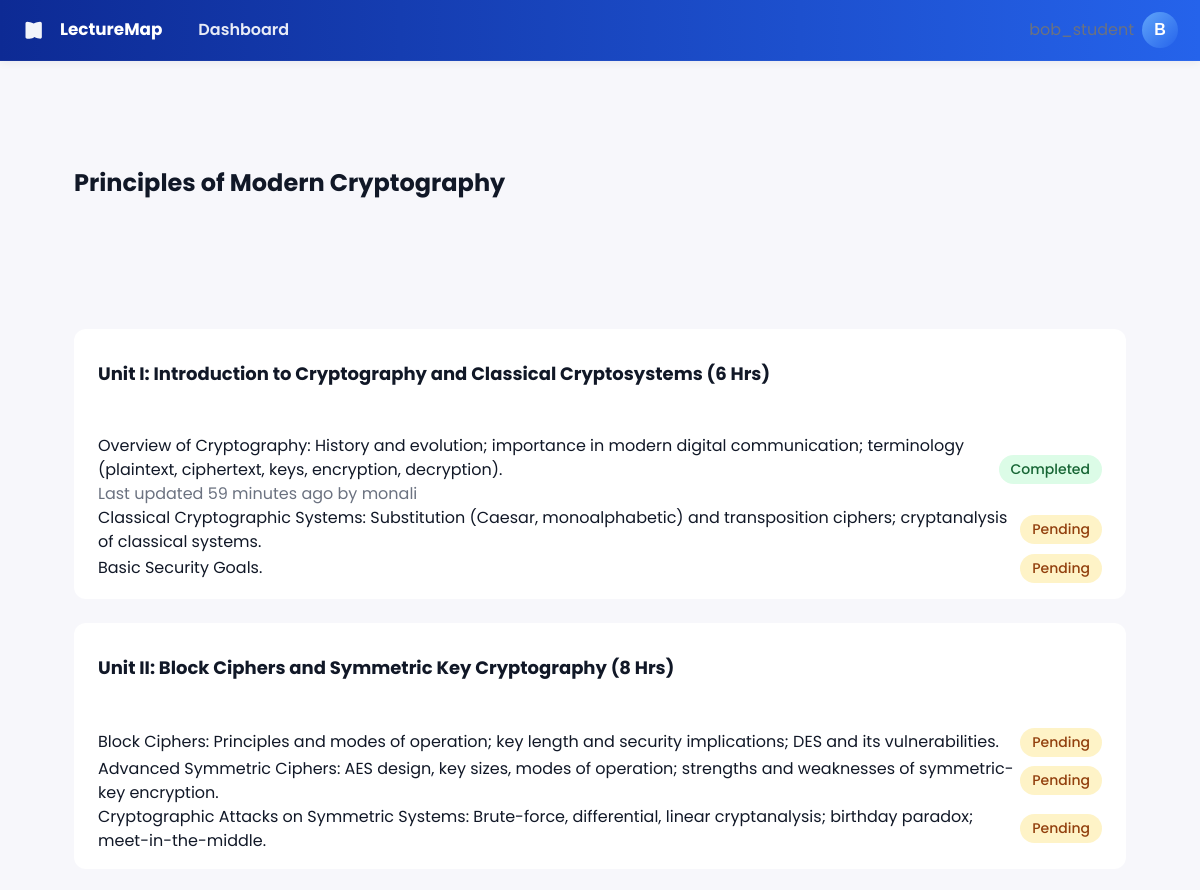
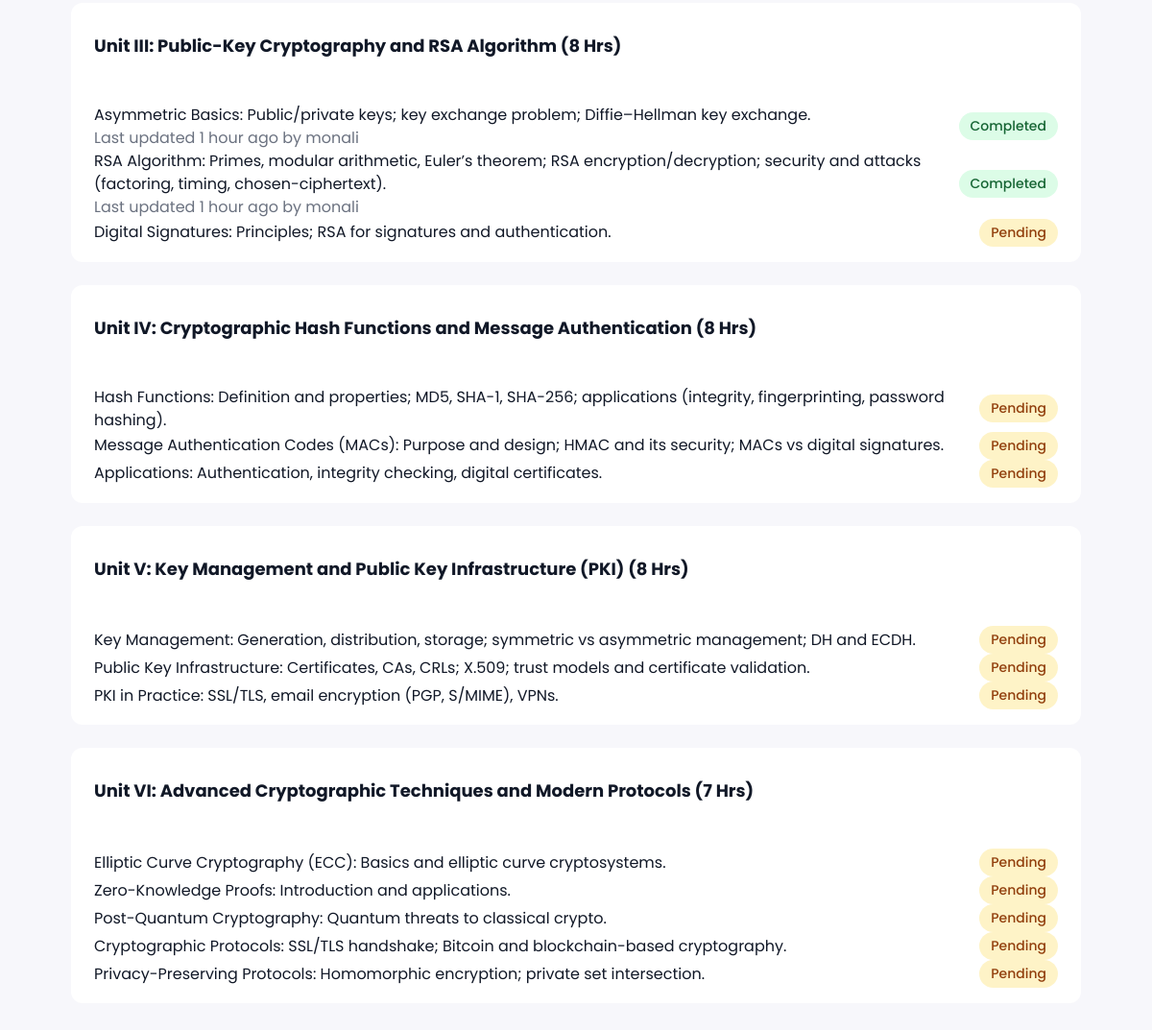
/subject/3/ (signed in), run on the app's committed database (2 pictures, top to bottom).
### myapp/models.py (models this page shows, shortened)
class Subject(models.Model):
    name = models.CharField(max_length=200, unique=True)
    class_name = models.CharField(max_length=120, default="CSE-SEM-1")
    planned_lectures = models.PositiveIntegerField(default=24)
    start_date = models.DateField(default=timezone.now)
    end_date = models.DateField(null=True, blank=True)
    teacher = models.ForeignKey(User, on_delete=models.CASCADE, related_name='taught_subjects', null=True)

class Chapter(models.Model):
    subject = models.ForeignKey(Subject, on_delete=models.CASCADE, related_name='chapters')
    title = models.CharField(max_length=200)
    order = models.PositiveIntegerField(default=0)
    class Meta:
        ordering = ('order', 'id')

class Topic(models.Model):
    chapter = models.ForeignKey(Chapter, on_delete=models.CASCADE, related_name='topics')
    title = models.CharField(max_length=250)
    order = models.PositiveIntegerField(default=0)
    class Meta:
        ordering = ('order', 'id')
        unique_together = ('chapter','title')

class TopicStatus(models.Model):
    topic = models.OneToOneField(Topic, on_delete=models.CASCADE, related_name='status')
    completed = models.BooleanField(default=False)
    updated_by = models.ForeignKey(User, null=True, blank=True, on_delete=models.SET_NULL)
    updated_at = models.DateTimeField(auto_now=True)

### myapp/views.py (the view)
# urls.py: path('subject/<int:pk>/', views.subject_detail, name='subject_detail'),
@login_required
def subject_detail(request, pk):
    subject = get_object_or_404(Subject, pk=pk)
    if _is_teacher(request.user) and subject.teacher != request.user:
        messages.error(request, "You don't have permission to view this subject.")
        return redirect('teacher_dashboard')
    chapters = (Chapter.objects.filter(subject=subject)
                .prefetch_related('topics__status'))
    sessions = subject.sessions.all()[:10]
    return render(request, 'myapp/subject_detail.html', {
        'subject': subject, 'chapters': chapters, 'sessions': sessions, 'is_teacher': _is_teacher(request.user)
    })

### myapp/templatetags/myapp_extras.py (called while the page is built)
@register.filter
def is_teacher(user):
    return _is_teacher(user)

@register.filter
def is_student(user):
    return _is_student(user)

### myapp/views.py (called while the page is built)
def _is_teacher(user):
    return user.is_staff or user.groups.filter(name__iexact='Teacher').exists()

def _is_student(user):
    return user.groups.filter(name__iexact='Student').exists()

### templates/myapp/subject_detail.html (shortened to what this page needs)
{% extends "base.html" %}
{% load static %}
{% load myapp_extras %}
{% block content %}
<div class="subject-header">
  <div class="container">
    <div class="flex items-center justify-between">
      <div>
        <h1 class="text-2xl font-bold mb-2">{{ subject.name }}</h1>
      </div>
    </div>
  </div>
</div>
<div class="container">
  <div id="chapters" class="space-y-6">
    {% for chapter in chapters %}
    <div class="chapter-card">
      <div class="chapter-header">
        <div class="flex items-center justify-between">
          <h2 class="text-lg font-semibold">{{ chapter.title }}</h2>
        </div>
      </div>
      <div class="topic-list">
        {% for topic in chapter.topics.all %}
          {% include "myapp/_topic_row.html" with t=topic %}
        {% empty %}
          <div class="text-center py-4 text-muted">
            No topics added yet
          </div>
        {% endfor %}
      </div>
    </div>
    {% endfor %}
  </div>
</div>
{% endblock %}

### templates/topbar.html (shortened to what this page needs)
{% load static %}
{% load myapp_extras %}
<nav class="topbar">
  <div class="topbar-left flex items-center gap-4">
    <a href="{% url 'home' %}" class="logo">
      <span class="brand">LectureMap</span>
    </a>
    {% if user.is_authenticated %}
      {% if request.user|is_teacher %}
        <a href="{% url 'teacher_dashboard' %}" class="nav-link {% if request.resolver_match.url_name == 'teacher_dashboard' %}active{% endif %}">
          Dashboard
        </a>
      {% elif request.user|is_student %}
        <a href="{% url 'student_dashboard' %}" class="nav-link {% if request.resolver_match.url_name == 'student_dashboard' %}active{% endif %}">
          Dashboard
        </a>
      {% endif %}
    {% endif %}
  </div>
  <div class="topbar-right flex items-center gap-4">
    {% if user.is_authenticated %}
      <div class="flex items-center gap-2">
        {% if user.profile.full_name %}
          <span class="text-muted">{{ user.profile.full_name }}</span>
        {% else %}
          <span class="text-muted">{{ user.username }}</span>
        {% endif %}
        <div class="dropdown">
          <button class="avatar" onclick="toggleDropdown(event)" aria-haspopup="true" aria-expanded="false" style="background:linear-gradient(135deg,#60A5FA,#2563EB);width:36px;height:36px;border-radius:999px;border:none;color:white;font-weight:700;display:flex;align-items:center;justify-content:center">
            {{ user.username|make_list|first|upper }}
          </button>
        </div>
      </div>
    {% else %}
      <div class="flex items-center gap-2">
        <a href="{% url 'signup' %}" class="nav-link">Sign up</a>
        <a href="{% url 'login_role' 'student' %}" class="btn btn-primary">Login</a>
      </div>
    {% endif %}
  </div>
</nav>

### templates/myapp/_topic_row.html (shortened to what this page needs)
<div id="topic-{{ t.id }}" class="flex items-center justify-between p-3 {% if t.status and t.status.completed %}bg-emerald-50{% else %}bg-gray-50{% endif %} rounded-lg transition-all duration-200">
  <div class="flex items-center gap-4">
    <div class="text-sm">
      <div class="font-medium">{{ t.title }}</div>
      {% if t.status and t.status.updated_by %}
        <div class="text-muted text-xs">
          Last updated {{ t.status.updated_at|timesince }} ago by {{ t.status.updated_by.username }}
        </div>
      {% endif %}
    </div>
  </div>
  <div class="flex items-center gap-2">
    <span class="badge {% if t.status and t.status.completed %}badge-success{% else %}badge-warning{% endif %}">
      {% if t.status and t.status.completed %}Completed{% else %}Pending{% endif %}
    </span>
  </div>
</div>

### static/styles.css (style rules this page uses)
:root { --primary: #2563eb; --primary-dark: #1d4ed8; --accent: #0ea5e9; --success: #22c55e; --warning: #eab308; --danger: #ef4444; --bg-gradient: linear-gradient(180deg, #f8fafc 0%, #eef2ff 100%); --card-bg: #ffffff; --text: #1f2937; --text-muted: #6b7280; --border: #e5e7eb; --shadow-sm: 0 1px 2px rgba(0,0,0,0.05); --shadow: 0 4px 6px -1px rgba(0,0,0,0.1); --shadow-lg: 0 10px 15px -3px rgba(0,0,0,0.1); }
body { background: var(--bg-gradient); color: var(--text); font-family: 'Inter', system-ui, sans-serif; line-height: 1.5; min-height: 100vh; }
.container { max-width: 1100px; margin: 0 auto; padding: 1.5rem; }
.topbar { background: var(--primary); color: white; padding: 0.75rem 1.5rem; }
.nav-link { color: rgba(255,255,255,0.9); text-decoration: none; padding: 0.5rem 0.75rem; border-radius: 0.375rem; transition: all 0.2s; }
.badge { display: inline-flex; align-items: center; padding: 0.25rem 0.75rem; border-radius: 9999px; font-size: 0.875rem; font-weight: 500; }
.badge-success { background: #dcfce7; color: #166534; }
.badge-warning { background: #fef3c7; color: #92400e; }
.flex { display: flex; }
.items-center { align-items: center; }
.justify-between { justify-content: space-between; }
.gap-2 { gap: 0.5rem; }
.gap-4 { gap: 1rem; }
.text-lg { font-size: 1.125rem; }
.text-2xl { font-size: 1.5rem; }
.font-bold { font-weight: 700; }
.text-muted { color: var(--text-muted); }
.mb-2 { margin-bottom: 0.5rem; }
.avatar { width: 2.5rem; height: 2.5rem; border-radius: 9999px; background: var(--primary); color: white; display: flex; align-items: center; justify-content: center; font-weight: 500; font-size: 1rem; }

### templates/base.html (style rules this page uses)
:root { --bg: #f7f7fb; --card: #ffffff; --muted: #6b7280; --text: #111827; --primary: #2563eb; --primary-600: #1d4ed8; --border: #e6e9ee; --card-shadow: 0 8px 24px rgba(16,24,40,0.06); --radius: 12px; }
body { margin: 0; font-family: 'Poppins', Inter, system-ui, -apple-system, 'Segoe UI', Roboto, 'Helvetica Neue', Arial; background: var(--bg); color: var(--text); -webkit-font-smoothing:antialiased; -moz-osx-font-smoothing:grayscale; line-height:1.5; }
.topbar { display:flex; justify-content:space-between; align-items:center; background: linear-gradient(90deg, rgba(13,42,148,1) 0%, rgba(37,99,235,1) 100%); color: white; padding: 10px 22px; box-shadow: 0 2px 8px rgba(16,24,40,0.06); border-bottom: 1px solid rgba(255,255,255,0.04); }
.logo { display:flex; align-items:center; gap:10px; text-decoration:none; color:white; }
.logo .brand { font-weight:700; font-size:1.05rem; }
.nav-link { color: rgba(255,255,255,0.9); margin-left:12px; text-decoration:none; font-weight:600; }
.topbar-left, .topbar-right { display:flex; align-items:center; gap:12px; }
.topbar-left, .topbar-right { display: flex; align-items: center; }

### templates/topbar.html (style rules this page uses)
.dropdown { position: relative; }

### templates/myapp/subject_detail.html (style rules this page uses)
.subject-header { background: var(--primary-50); border-bottom: 1px solid var(--primary-100); padding: 2rem 0; margin-bottom: 2rem; }
.chapter-card { border: 1px solid var(--border-color); border-radius: 0.75rem; background: white; margin-bottom: 1.5rem; }
.chapter-header { padding: 1rem 1.5rem; border-bottom: 1px solid var(--border-color); background: var(--gray-50); border-radius: 0.75rem 0.75rem 0 0; }
.topic-list { padding: 1rem 1.5rem; }

### data on the page
Subject: name "Principles of Modern Cryptography"
Chapter: title "Unit I: Introduction to Cryptography and Classical Cryptosystems (6 Hrs)"
Topic: title "Overview of Cryptography: History and evolution; importance in modern digital communication; terminology (plaintext, ciphertext, keys, encryption, decryption).", status.updated_at "59 minutes", status.updated_by.username "monali", shows "Completed"
Topic: title "Classical Cryptographic Systems: Substitution (Caesar, monoalphabetic) and transposition ciphers; cryptanalysis of classical systems.", shows "Pending"
Topic: title "Basic Security Goals.", shows "Pending"
Chapter: title "Unit II: Block Ciphers and Symmetric Key Cryptography (8 Hrs)"
Topic: title "Block Ciphers: Principles and modes of operation; key length and security implications; DES and its vulnerabilities.", shows "Pending"
Topic: title "Advanced Symmetric Ciphers: AES design, key sizes, modes of operation; strengths and weaknesses of symmetric-key encryption.", shows "Pending"
Topic: title "Cryptographic Attacks on Symmetric Systems: Brute-force, differential, linear cryptanalysis; birthday paradox; meet-in-the-middle.", shows "Pending"
Chapter: title "Unit III: Public-Key Cryptography and RSA Algorithm (8 Hrs)"
Topic: title "Asymmetric Basics: Public/private keys; key exchange problem; Diffie–Hellman key exchange.", status.updated_at "1 hour", status.updated_by.username "monali", shows "Completed"
Topic: title "RSA Algorithm: Primes, modular arithmetic, Euler’s theorem; RSA encryption/decryption; security and attacks (factoring, timing, chosen-ciphertext).", status.updated_at "1 hour", status.updated_by.username "monali", shows "Completed"
Topic: title "Digital Signatures: Principles; RSA for signatures and authentication.", shows "Pending"
Chapter: title "Unit IV: Cryptographic Hash Functions and Message Authentication (8 Hrs)"
Topic: title "Hash Functions: Definition and properties; MD5, SHA-1, SHA-256; applications (integrity, fingerprinting, password hashing).", shows "Pending"
Topic: title "Message Authentication Codes (MACs): Purpose and design; HMAC and its security; MACs vs digital signatures.", shows "Pending"
Topic: title "Applications: Authentication, integrity checking, digital certificates.", shows "Pending"
Chapter: title "Unit V: Key Management and Public Key Infrastructure (PKI) (8 Hrs)"
Topic: title "Key Management: Generation, distribution, storage; symmetric vs asymmetric management; DH and ECDH.", shows "Pending"
Topic: title "Public Key Infrastructure: Certificates, CAs, CRLs; X.509; trust models and certificate validation.", shows "Pending"
Topic: title "PKI in Practice: SSL/TLS, email encryption (PGP, S/MIME), VPNs.", shows "Pending"
Chapter: title "Unit VI: Advanced Cryptographic Techniques and Modern Protocols (7 Hrs)"
Topic: title "Elliptic Curve Cryptography (ECC): Basics and elliptic curve cryptosystems.", shows "Pending"
Topic: title "Zero-Knowledge Proofs: Introduction and applications.", shows "Pending"
Topic: title "Post-Quantum Cryptography: Quantum threats to classical crypto.", shows "Pending"
Topic: title "Cryptographic Protocols: SSL/TLS handshake; Bitcoin and blockchain-based cryptography.", shows "Pending"
Topic: title "Privacy-Preserving Protocols: Homomorphic encryption; private set intersection.", shows "Pending"

### other printed values
{{ user.username }} "bob_student"
{{ user.username|make_list|first|upper }} "B"
